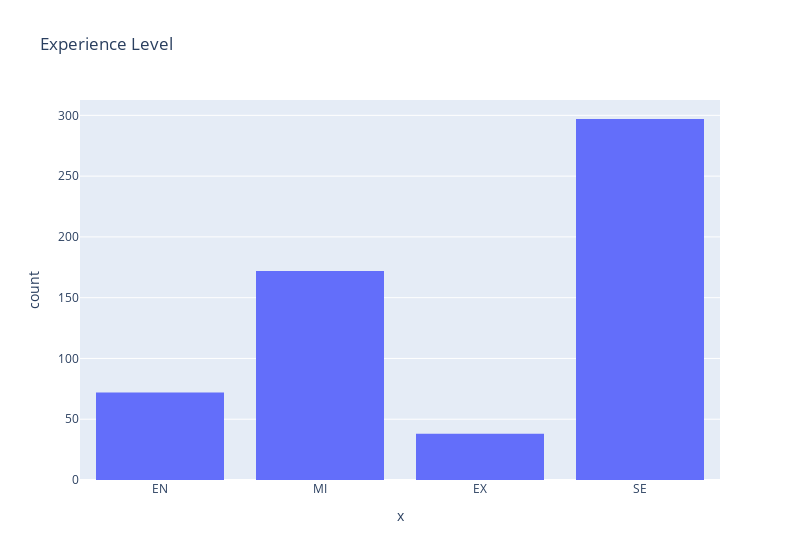

Notebook code for this chart:
### Markdown cell above
Observations:
  <ul>
  <li>First, the salary distribution is left skewed, similar to many other income distributions, and the highest bin include professionals who earn $100k-$110k</li>
  <li>Higher  <strong>experience level</strong> indeed usually means higher <strong>salary in usd</strong> and executives are the ones who earn the most. </li>
  <li>Full time jobs have the highest salaries, followed by contract jobs, but unfortunately there were not a lot of freelancers to get a better understanding of their condition. </li>
  <li>Interesting enough, medium sized companies have higher median salaries compared to large ones, but in large companies it is unlikely, but possible to earn really high salaries.</li>
  </ul>

We found out that there are features with different representation, so lets build some histograms to visualize them better

### Code cell
# plotting histograms for different categori
px.histogram(x=df['experience_level'],title='Experience Level',width=800)

### Figure 1 — Plotly figure (JSON) as saved in the notebook; plotly's stock layout.template omitted (floating-point values rounded to 4 significant figures; data arrays with more than 128 entries replaced by an {"elided": "..."} marker saying what was removed)
{"data": [{"alignmentgroup": "True", "bingroup": "x", "hovertemplate": "x=%{x}<br>count=%{y}<extra></extra>", "legendgroup": "", "marker": {"color": "#636efa", "pattern": {"shape": ""}}, "name": "", "offsetgroup": "", "orientation": "v", "showlegend": false, "type": "histogram", "x": {"elided": "579 str values"}, "xaxis": "x", "yaxis": "y"}], "layout": {"barmode": "relative", "legend": {"tracegroupgap": 0}, "title": {"text": "Experience Level"}, "width": 800, "xaxis": {"anchor": "y", "domain": [0, 1], "title": {"text": "x"}}, "yaxis": {"anchor": "x", "domain": [0, 1], "title": {"text": "count"}}}}
